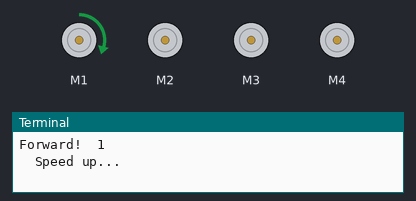
Simulated run of this program. Board: Raspberry Pi (BCM pin numbers). Shown: 4 × DC motor (green arrow = forward, orange = backward, longer = faster), the last lines printed to the terminal. At 25.1 s the program stops and its outputs stay as they are.

Above: at 0.7 s.
At 10.9 s:
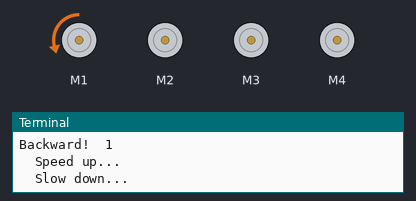
At 17.7 s:
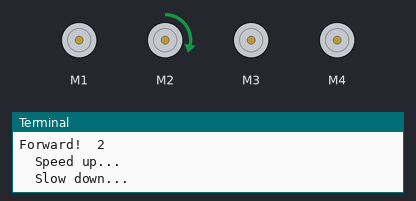
At 25.1 s:
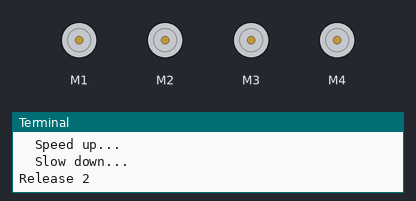
Timing chart, 0 to 26.6 s (numbered marks = the images above):
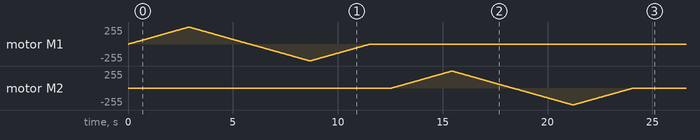

The program:

test.py
```python
#!/usr/bin/python
from Adafruit_MotorHAT import Adafruit_MotorHAT

import time
import atexit

# create a default object, no changes to I2C address or frequency
mh = Adafruit_MotorHAT(addr=0x60)

# recommended for auto-disabling motors on shutdown!
def turnOffMotors():
	mh.getMotor(1).run(Adafruit_MotorHAT.RELEASE)
	mh.getMotor(2).run(Adafruit_MotorHAT.RELEASE)
	mh.getMotor(3).run(Adafruit_MotorHAT.RELEASE)
	mh.getMotor(4).run(Adafruit_MotorHAT.RELEASE)

atexit.register(turnOffMotors)

################################# DC motor test!
for m in [1, 2]:
	print "Forward! ", m
	myMotor = mh.getMotor(m)
	myMotor.run(Adafruit_MotorHAT.FORWARD)

	print "\tSpeed up..."
	for i in range(255):
		myMotor.setSpeed(i)
		time.sleep(0.01)

	print "\tSlow down..."
	for i in reversed(range(255)):
		myMotor.setSpeed(i)
		time.sleep(0.01)

	print "Backward! ", m
	myMotor.run(Adafruit_MotorHAT.BACKWARD)

	print "\tSpeed up..."
	for i in range(255):
		myMotor.setSpeed(i)
		time.sleep(0.01)

	print "\tSlow down..."
	for i in reversed(range(255)):
		myMotor.setSpeed(i)
		time.sleep(0.01)

	print "Release", m
	myMotor.run(Adafruit_MotorHAT.RELEASE)
	time.sleep(1.0)
```
